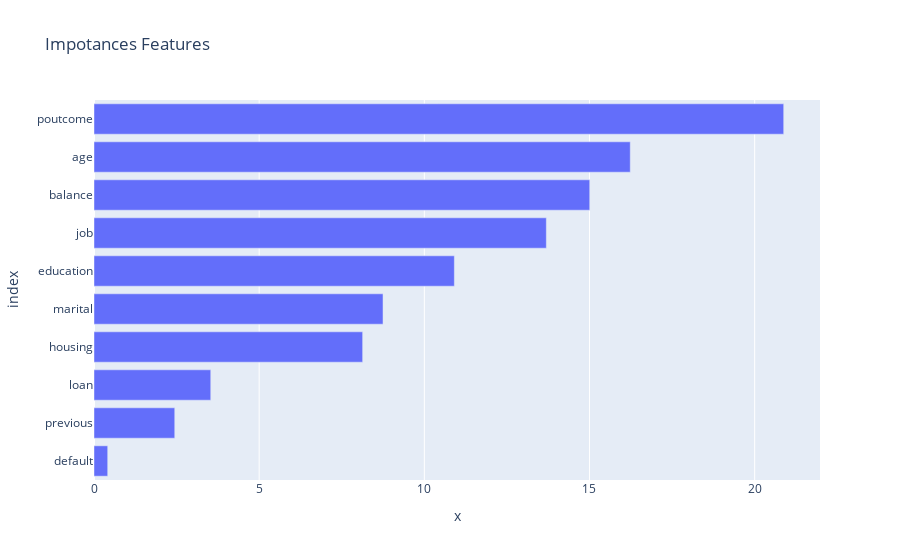

The code cell stored with this chart in its notebook:
### Markdown cell above
Оценим наиболее значимые признаки в данной модели

### Code cell
features_importances = pd.Series(
    cbc.feature_importances_, 
    index=cbc.feature_names_
    )
fig = px.bar(features_importances,  
             x=features_importances.values,
             title='Impotances Features'
             )
fig.update_yaxes(categoryorder='total ascending')
fig.show()

### Figure 1 — Plotly figure (JSON) as saved in the notebook; plotly's stock layout.template omitted (floating-point values rounded to 4 significant figures)
{"data": [{"alignmentgroup": "True", "hovertemplate": "x=%{x}<br>index=%{y}<extra></extra>", "legendgroup": "", "marker": {"color": "#636efa", "pattern": {"shape": ""}}, "name": "", "offsetgroup": "", "orientation": "h", "showlegend": false, "textposition": "auto", "type": "bar", "x": [16.23, 13.69, 8.75, 10.91, 0.415, 15.01, 8.133, 3.534, 2.444, 20.88], "xaxis": "x", "y": ["age", "job", "marital", "education", "default", "balance", "housing", "loan", "previous", "poutcome"], "yaxis": "y"}], "layout": {"barmode": "relative", "legend": {"tracegroupgap": 0}, "title": {"text": "Impotances Features"}, "xaxis": {"anchor": "y", "domain": [0, 1], "title": {"text": "x"}}, "yaxis": {"anchor": "x", "categoryorder": "total ascending", "domain": [0, 1], "title": {"text": "index"}}}}
